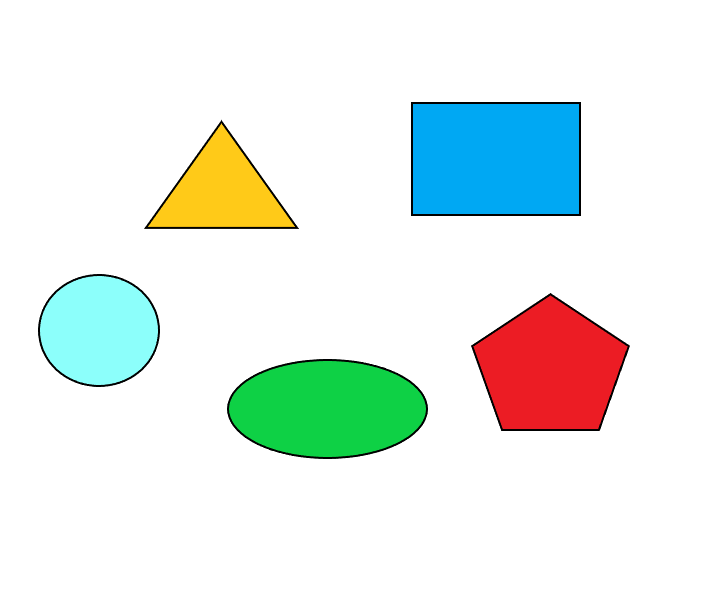
#> input picture MY_geometrik şekil tespitp/img.png, 710 x 599 px
$ python 'sekil tespiti.py'
#> lines starting #> are read from the running program, lines starting #| are printed output that depends on the picture; after the words box and inside, x2 and y2 are one past the last pixel; in counts of white or black regions, pixels touching at a corner belong together
import cv2
import numpy as np

img = cv2.imread("img.png")
#> img is the input picture: shape (599, 710, 3); mean B, G, R 233.7, 238.4, 229.6
img_gray = cv2.cvtColor(img, cv2.COLOR_BGR2GRAY)
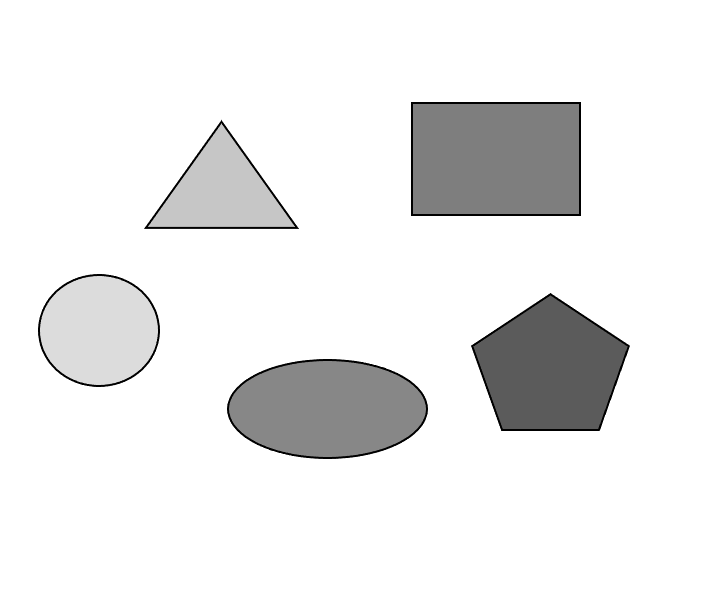
#> img_gray: shape (599, 710); min 0, max 255, mean 235.2
_, threshold = cv2.threshold(img_gray, 245, 255, cv2.THRESH_BINARY_INV)
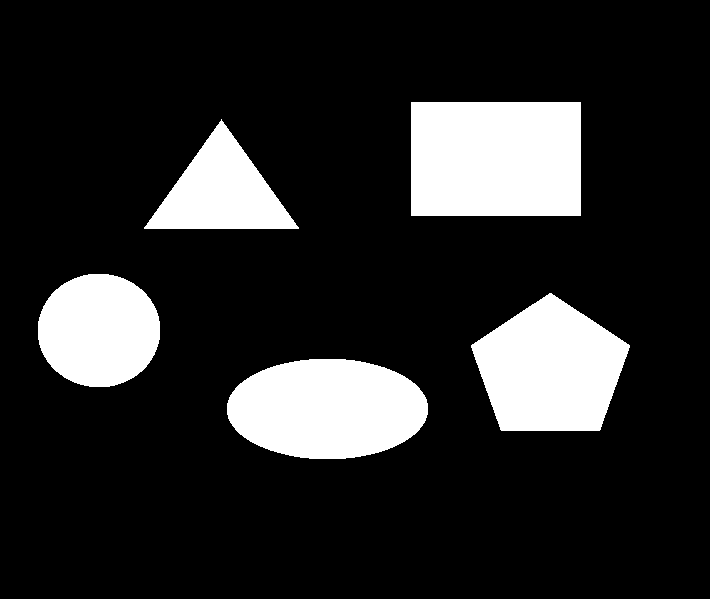
#> threshold: shape (599, 710); 16.5% white; 5 white regions
# Find the contours
contours, _ = cv2.findContours(threshold, cv2.RETR_EXTERNAL, cv2.CHAIN_APPROX_SIMPLE)
#> contours = 5 contours; box (x1, y1, x2, y2) and area: (411, 102, 581, 216) 19097, (227, 359, 428, 459) 15724, (471, 293, 630, 431) 15085, (38, 274, 160, 387) 10788, (144, 119, 299, 229) 8374
# For each contour approximate the curve and
# küçük mesafe kortinatlarını pas gec
for cnt in contours:
    epsilon = 0.01 * cv2.arcLength(cnt, True)
    approx = cv2.approxPolyDP(cnt, epsilon, True)
    cv2.drawContours(img, [approx], 0, (0), 3)
    # Position for writing text
    x, y = approx[0][0]
#anladığım kadarıyla düzelttiği çizimlerden köşe sayısını arıyor.
    if len(approx) == 3:
        cv2.putText(img, "Ucgen", (x, y), cv2.FONT_HERSHEY_COMPLEX, 1, 0, 2)
    elif len(approx) == 4:
        cv2.putText(img, "Dikdortgen", (x, y), cv2.FONT_HERSHEY_COMPLEX, 1, 0, 2)
    elif len(approx) == 5:
        cv2.putText(img, "Besgen", (x, y), cv2.FONT_HERSHEY_COMPLEX, 1, 0, 2)
    elif 6 < len(approx) < 15:
        cv2.putText(img, "Elips", (x, y), cv2.FONT_HERSHEY_COMPLEX, 1, 0, 2)
    else:
        cv2.putText(img, "Daire", (x, y), cv2.FONT_HERSHEY_COMPLEX, 1, 0, 2)
#> this loop made 5 passes
#> (epsilon, x, y) on passes 1 to 3: (5.11, 227, 403), (4.94, 471, 345), (3.89, 83, 275)
#> (epsilon, approx, x, y) on passes 4 to 5: (4.36, [[298, 227], [221, 119], [144, 228]], 298, 227), (5.64, [[411, 102], [411, 215], [580, 215], [580, 102]], 411, 102)
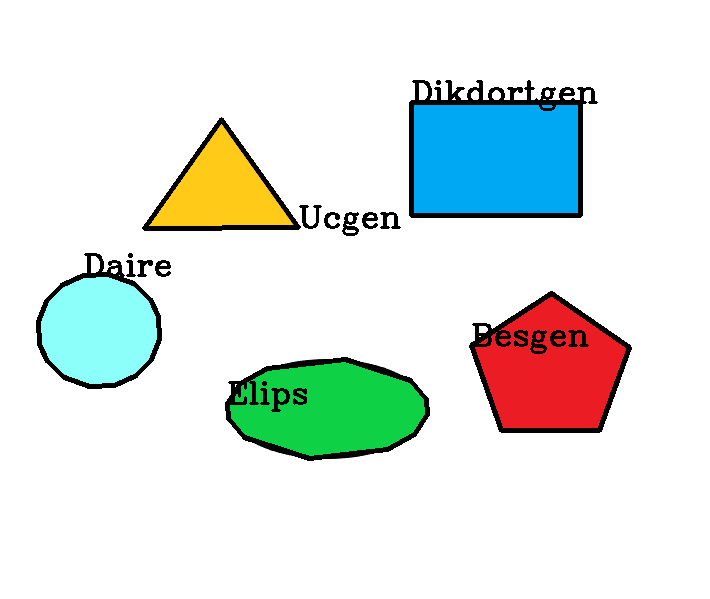
#> img: shape (599, 710, 3); 3.09% of pixels changed, all inside (x1, y1, x2, y2) = (36, 80, 632, 461)
cv2.imshow("final", img)
cv2.waitKey(0)
